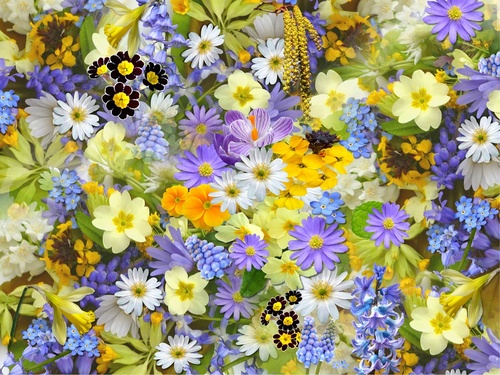
#> input picture Lab1/asset/flower.jpg, 500 x 375 px, shrunk from 960 x 720 before the run
$ python main1.py
#> lines starting #> are read from the running program, lines starting #| are printed output that depends on the picture
import os
import cv2
import numpy as np

def map_to_gray_levels(image, levels):
    step = 256 // (levels)
    new_image = (image // step) * step
    return new_image.astype(np.uint8)

def main():
    asset_path = './asset'
    pictures = ["flower.jpg", "fractal.jpeg", "fruit.jpg"]

    for picture in pictures:
        image_path = os.path.join(asset_path, picture)
        image = cv2.imread(image_path, cv2.IMREAD_GRAYSCALE)
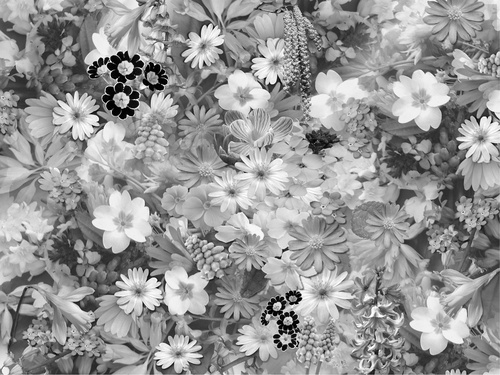
#> image: shape (375, 500); min 0, max 255, mean 150.1

        if image is None:
            print("Could not open or find the image.")
            return

        gray8 = map_to_gray_levels(image, 8)
#> in map_to_gray_levels, `new_image = (image // step) * step`:
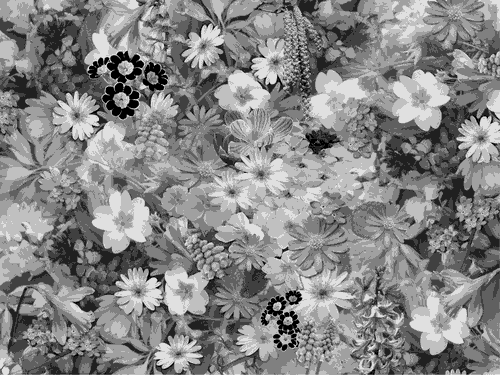
#> new_image: shape (375, 500); min 0, max 224, mean 134.8
        gray64 = map_to_gray_levels(image, 64)
        gray128 = map_to_gray_levels(image, 128)
        gray256 = map_to_gray_levels(image, 256)

        pic_name = picture.split(".")[0]
        output_dir = f"./gray/{pic_name}"
        os.makedirs(output_dir, exist_ok=True)

        # Display images
        cv2.imshow(f'{pic_name}_original', image)
        cv2.imshow(f'{pic_name}_gray8', gray8)
        cv2.imshow(f'{pic_name}_gray64', gray64)
        cv2.imshow(f'{pic_name}_gray128', gray128)
        cv2.imshow(f'{pic_name}_gray256', gray256)

        # Save images
        cv2.imwrite(os.path.join(output_dir, f'{pic_name}_gray8.jpg'), gray8)
        cv2.imwrite(os.path.join(output_dir, f'{pic_name}_gray64.jpg'), gray64)
        cv2.imwrite(os.path.join(output_dir, f'{pic_name}_gray128.jpg'), gray128)
        cv2.imwrite(os.path.join(output_dir, f'{pic_name}_gray256.jpg'), gray256)

        cv2.waitKey(0)
        cv2.destroyAllWindows()
#> pass 2 of the loop in main, `for picture in pictures:`:
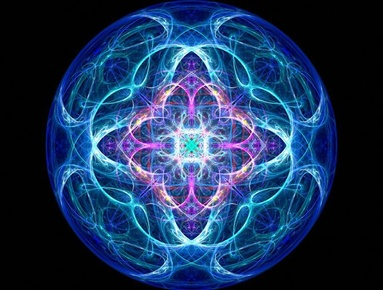
#> input picture Lab1/asset/fractal.jpeg, 383 x 290 px, shrunk from 735 x 557 before the run
#> in main, `image = cv2.imread(image_path, cv2.IMREAD_GRAYSCALE)`:
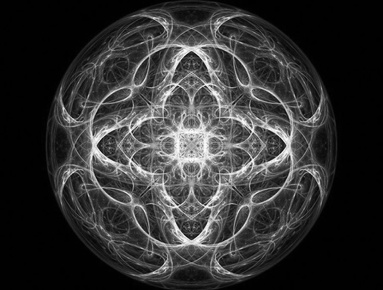
#> image: shape (290, 383); min 0, max 255, mean 49.8
#> in map_to_gray_levels (call 5), `new_image = (image // step) * step`:
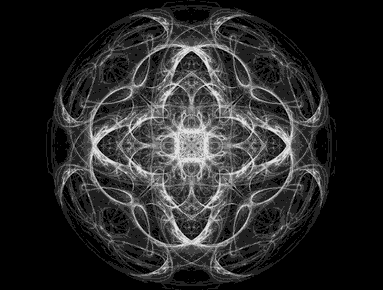
#> new_image: shape (290, 383); min 0, max 224, mean 40
#> pass 3 of the loop in main, `for picture in pictures:`:
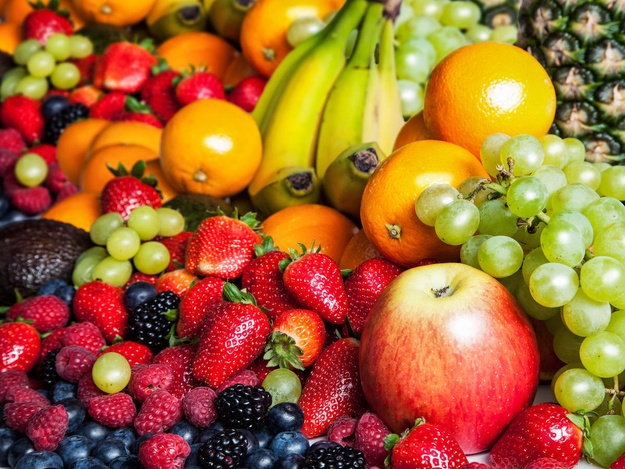
#> input picture Lab1/asset/fruit.jpg, 625 x 469 px, shrunk from 1200 x 900 before the run
#> in main, `image = cv2.imread(image_path, cv2.IMREAD_GRAYSCALE)`:
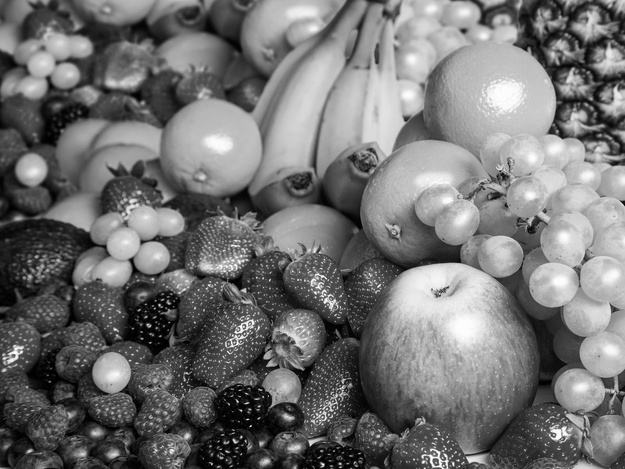
#> image: shape (469, 625); min 0, max 255, mean 113.8
#> in map_to_gray_levels (call 9), `new_image = (image // step) * step`:
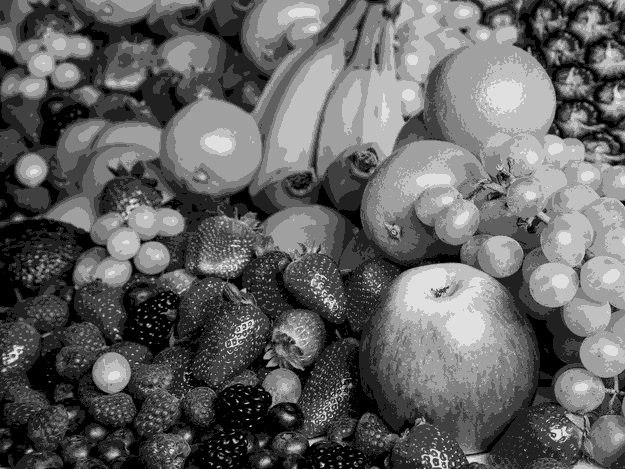
#> new_image: shape (469, 625); min 0, max 224, mean 98.4

if __name__ == '__main__':
    main()
